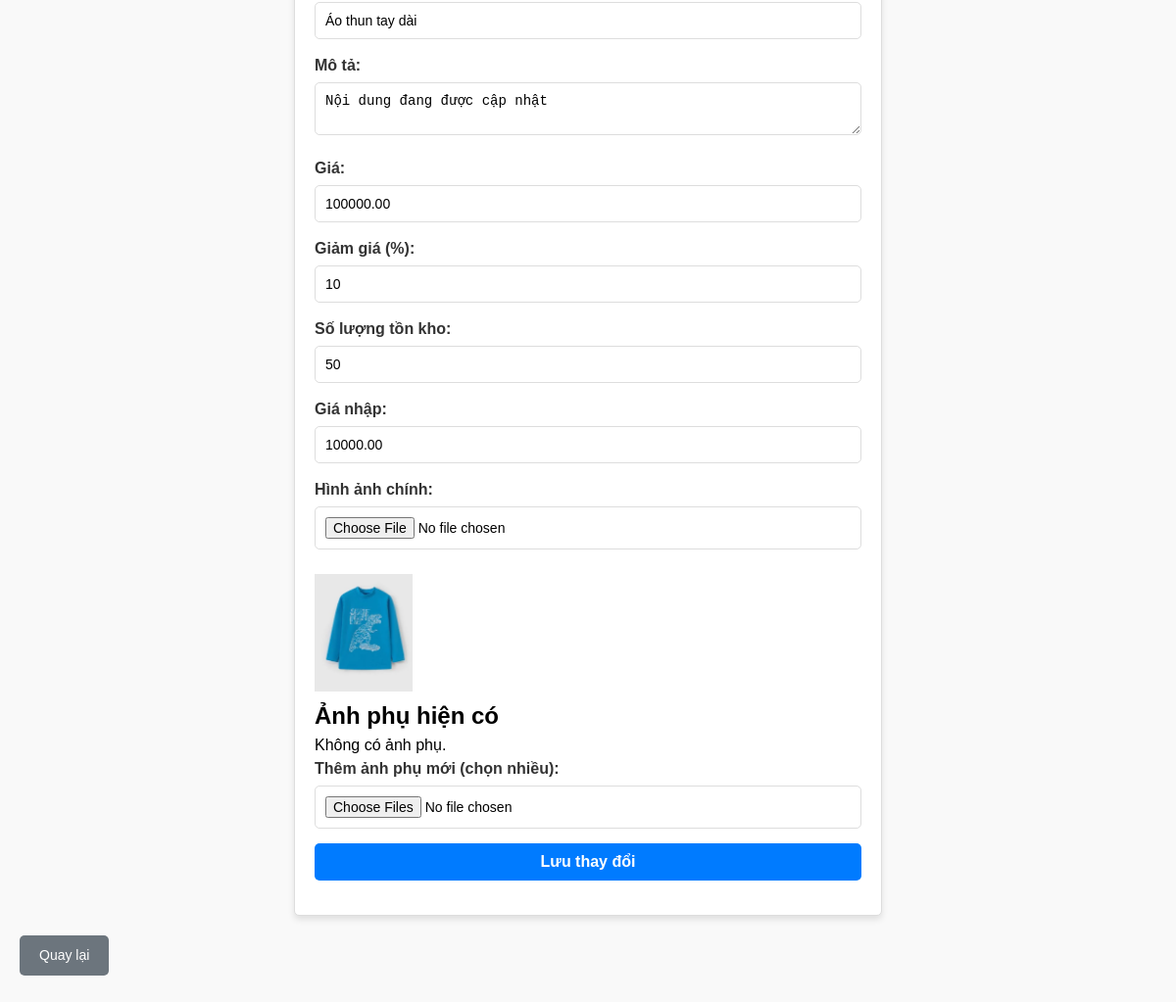
The app's page /admin/edit_product.php?id=1 (signed in, lower part), older data.
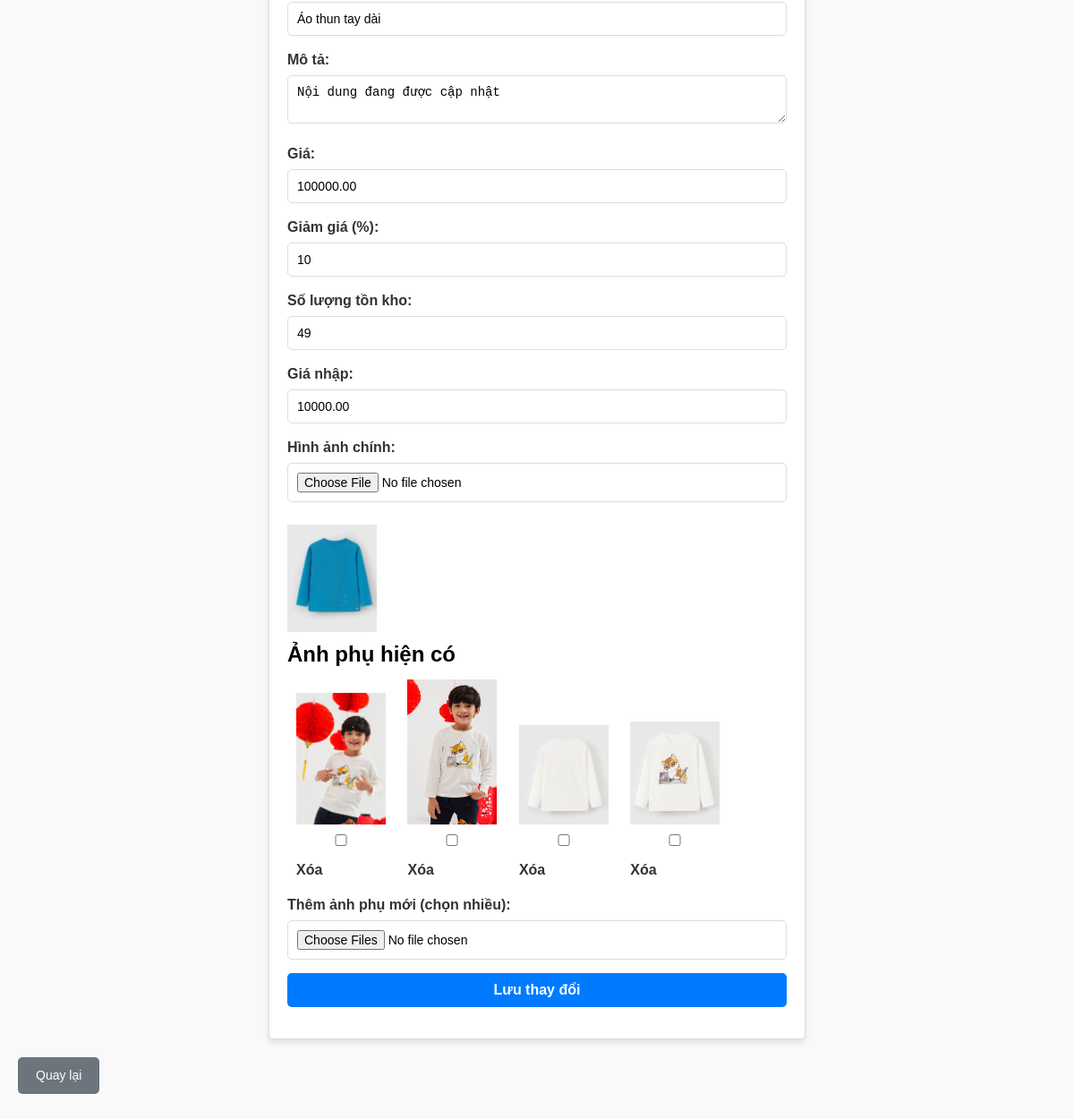
The same page, newer data.
### tables this page shows
CREATE TABLE `products` (
  `id` int(11) NOT NULL,
  `product_code` varchar(50) NOT NULL,
  `category` varchar(50) NOT NULL,
  `category_name` varchar(50) NOT NULL,
  `name` varchar(255) NOT NULL,
  `image` varchar(255) NOT NULL,
  `description` text NOT NULL,
  `price` decimal(10,2) NOT NULL,
  `created_at` timestamp NOT NULL DEFAULT current_timestamp(),
  `sale_percentage` int(11) DEFAULT 0,
  `stock` int(11) DEFAULT 50,
  `cost_price` decimal(10,2) DEFAULT NULL,
  `sale_price` decimal(10,2) DEFAULT NULL
);

CREATE TABLE `product_images` (
  `id` int(11) NOT NULL,
  `product_id` int(11) NOT NULL,
  `image_path` varchar(255) NOT NULL
);

### admin/edit_product.php (the view, shortened to what this page needs)
<?php
require '../db.php';
$product_id = isset($_GET['id']) ? intval($_GET['id']) : 0;
$stmt = $pdo->prepare("SELECT * FROM products WHERE id = ?");
$stmt->execute([$product_id]);
$product = $stmt->fetch(PDO::FETCH_ASSOC);
$img_stmt = $pdo->prepare("SELECT * FROM product_images WHERE product_id = ?");
$img_stmt->execute([$product_id]);
$additional_images = $img_stmt->fetchAll(PDO::FETCH_ASSOC);
?>
<!DOCTYPE html>
<html lang="en">
<head>
    <link rel="stylesheet" href="../css/admin.css">
</head>
<body>
    <form action="" method="POST" enctype="multipart/form-data">
        <input type="text" id="name" name="name" value="<?php echo htmlspecialchars($product['name']); ?>" required>
        <label for="description">Mô tả:</label>
        <textarea id="description" name="description" required><?php echo htmlspecialchars($product['description']); ?></textarea>
        <label for="price">Giá:</label>
        <input type="number" id="price" name="price" value="<?php echo htmlspecialchars($product['price']); ?>" required>
        <label for="sale_percentage">Giảm giá (%):</label>
        <input type="number" id="sale_percentage" name="sale_percentage" value="<?php echo htmlspecialchars($product['sale_percentage']); ?>" required>
        <label for="stock">Số lượng tồn kho:</label>
        <input type="number" id="stock" name="stock" value="<?php echo htmlspecialchars($product['stock']); ?>" required>
        <label for="cost_price">Giá nhập:</label>
        <input type="number" id="cost_price" name="cost_price" value="<?php echo htmlspecialchars($product['cost_price']); ?>" required>
        <label for="image">Hình ảnh chính:</label>
        <input type="file" id="image" name="image">
        <div style="margin-top:10px;">
            <img src="../uploads/<?php echo htmlspecialchars($product['image']); ?>" alt="Hình ảnh sản phẩm" style="max-width: 100px;">
        </div>
        <h2>Ảnh phụ hiện có</h2>
        <?php if (!empty($additional_images)): ?>
            <div class="additional-images">
                <?php foreach ($additional_images as $img): ?>
                    <div style="display:inline-block; margin:10px;">
                        <img src="../uploads/<?php echo htmlspecialchars($img['image_path']); ?>" alt="" style="width:100px;"><br>
                        <label><input type="checkbox" name="delete_images[]" value="<?php echo $img['id']; ?>"> Xóa</label>
                    </div>
                <?php endforeach; ?>
            </div>
        <?php else: ?>
            <p>Không có ảnh phụ.</p>
        <?php endif; ?>
        <label for="additional_images">Thêm ảnh phụ mới (chọn nhiều):</label>
        <input type="file" id="additional_images" name="additional_images[]" multiple>
        <button type="submit">Lưu thay đổi</button>
    </form>
    <a href="dashboard.php" class="back-btn">Quay lại</a>
</body>
</html>

Row changes from the older to the newer data that the page shows:
changed products "Áo thun tay dài": stock "50" → "49"; image: a different picture
added product_images: image_path (picture)
added product_images: image_path (picture)
added product_images: image_path (picture)
added product_images: image_path (picture)
Text that changed along with them:
text no longer shown: "Không có ảnh phụ."
